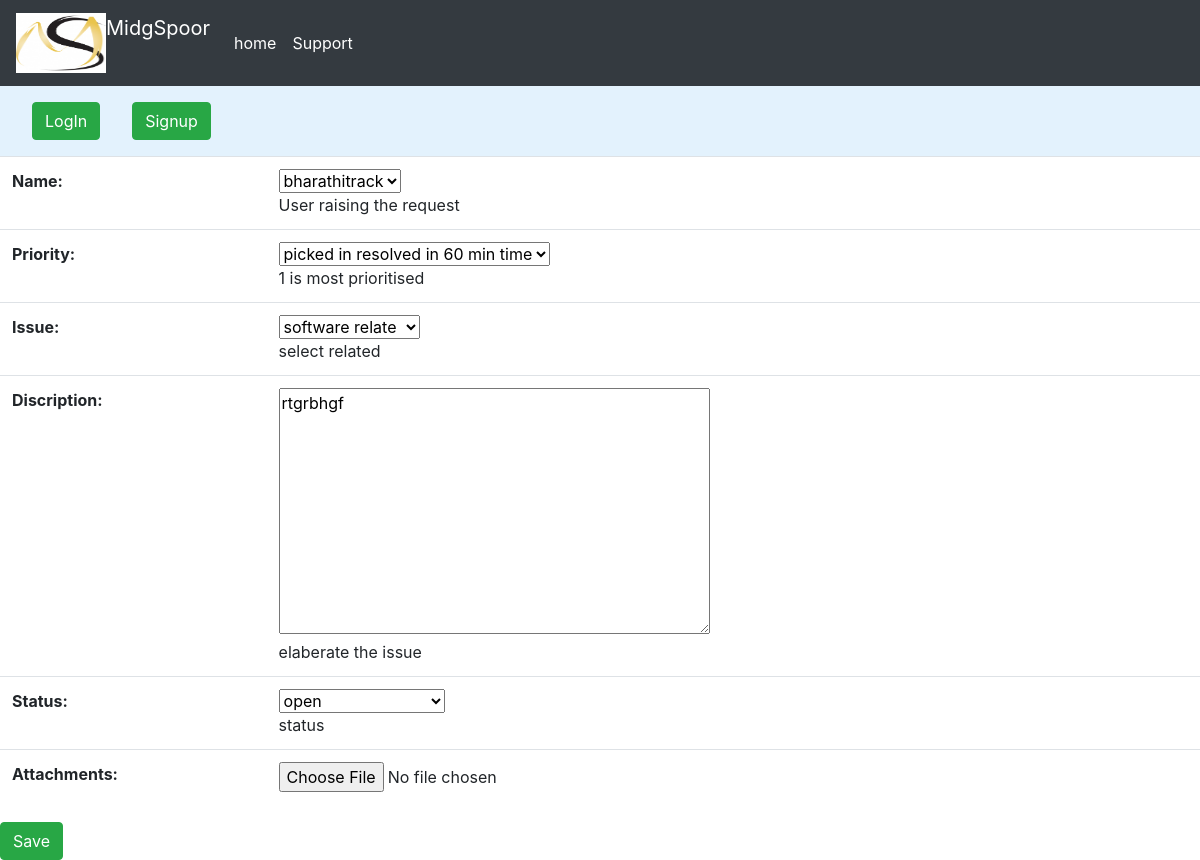
Page /update_request/1/edit/ on the committed database.
### tracktool/models.py (models this page shows, shortened)
class Bugs(models.Model):
    prioritychoice = (
        ('1', 'priority and important'),
        ('2', 'picked in resolved in 60 min time'),
        ('3', 'picked in 2 hrs'),
        ('4', 'picked in 12 hrs'),
        ('5', '24 hrs priority'),
    )
    issues=(('sl','software relate'),
            ('hw','hardware relate'),
            ('Nw','Network relate')
            )
    statschoice=(('op','open'),
                 ('as','assigned'),
                 ('INP','Inprogress'),
                 ('cl','closed'),
                 ('fw','changedepartment')
                 )
    name=models.ForeignKey(User,help_text= 'User raising  the request',on_delete=models.CASCADE)
    priority=models.CharField(max_length=2,help_text='1 is most prioritised',choices=prioritychoice)
    issue=models.CharField(max_length=50,help_text='select related',choices=issues)
    discription=models.TextField(max_length=300,help_text='elaberate the issue')
    status=models.CharField(max_length=3,help_text='status',choices=statschoice)
    attachments=models.ImageField(upload_to="images/",blank=True,null=True)
    last_modified = models.DateTimeField(auto_now_add=True)

### tracktool/views.py (the view)
# urls.py: path('update_request/<int:pk>/edit/', views.update_request, name='update_request'),
def update_request(request,pk=None):
    obj=Bugs.objects.get(pk=pk)
    if request.method=='POST':
        editbugform = RaisebugForm(request.POST,instance=obj)
        if editbugform.is_valid():
            editbugform.save()
            return redirect('tracktool_urls:my_bugs')
    else:
        editbugform = RaisebugForm(instance=obj)
    return render(request,'bugtrack/editbug.html',context={'editbugform': editbugform ,'pk':pk})

### tracktool/forms.py
class RaisebugForm(forms.ModelForm):
    class Meta:
        model = Bugs
        fields = ('name','priority','issue','discription','status','attachments')

### templates/bugtrack/editbug.html (shortened to what this page needs)
{% extends 'bugtrack/base.html' %}
{% block body %}
<div class="containers">
    <form class="form" method="post">
        <table class="table table-boardered">
            {{ editbugform.as_table }}
        </table>
         <input type="submit" value="Save" class="btn btn-success">
    </form>
</div>
{% endblock %}

### rows in the picture
Bugs: name "bharathitrack", priority "picked in resolved in 60 min time", issue "software relate", discription "rtgrbhgf", status "open"
